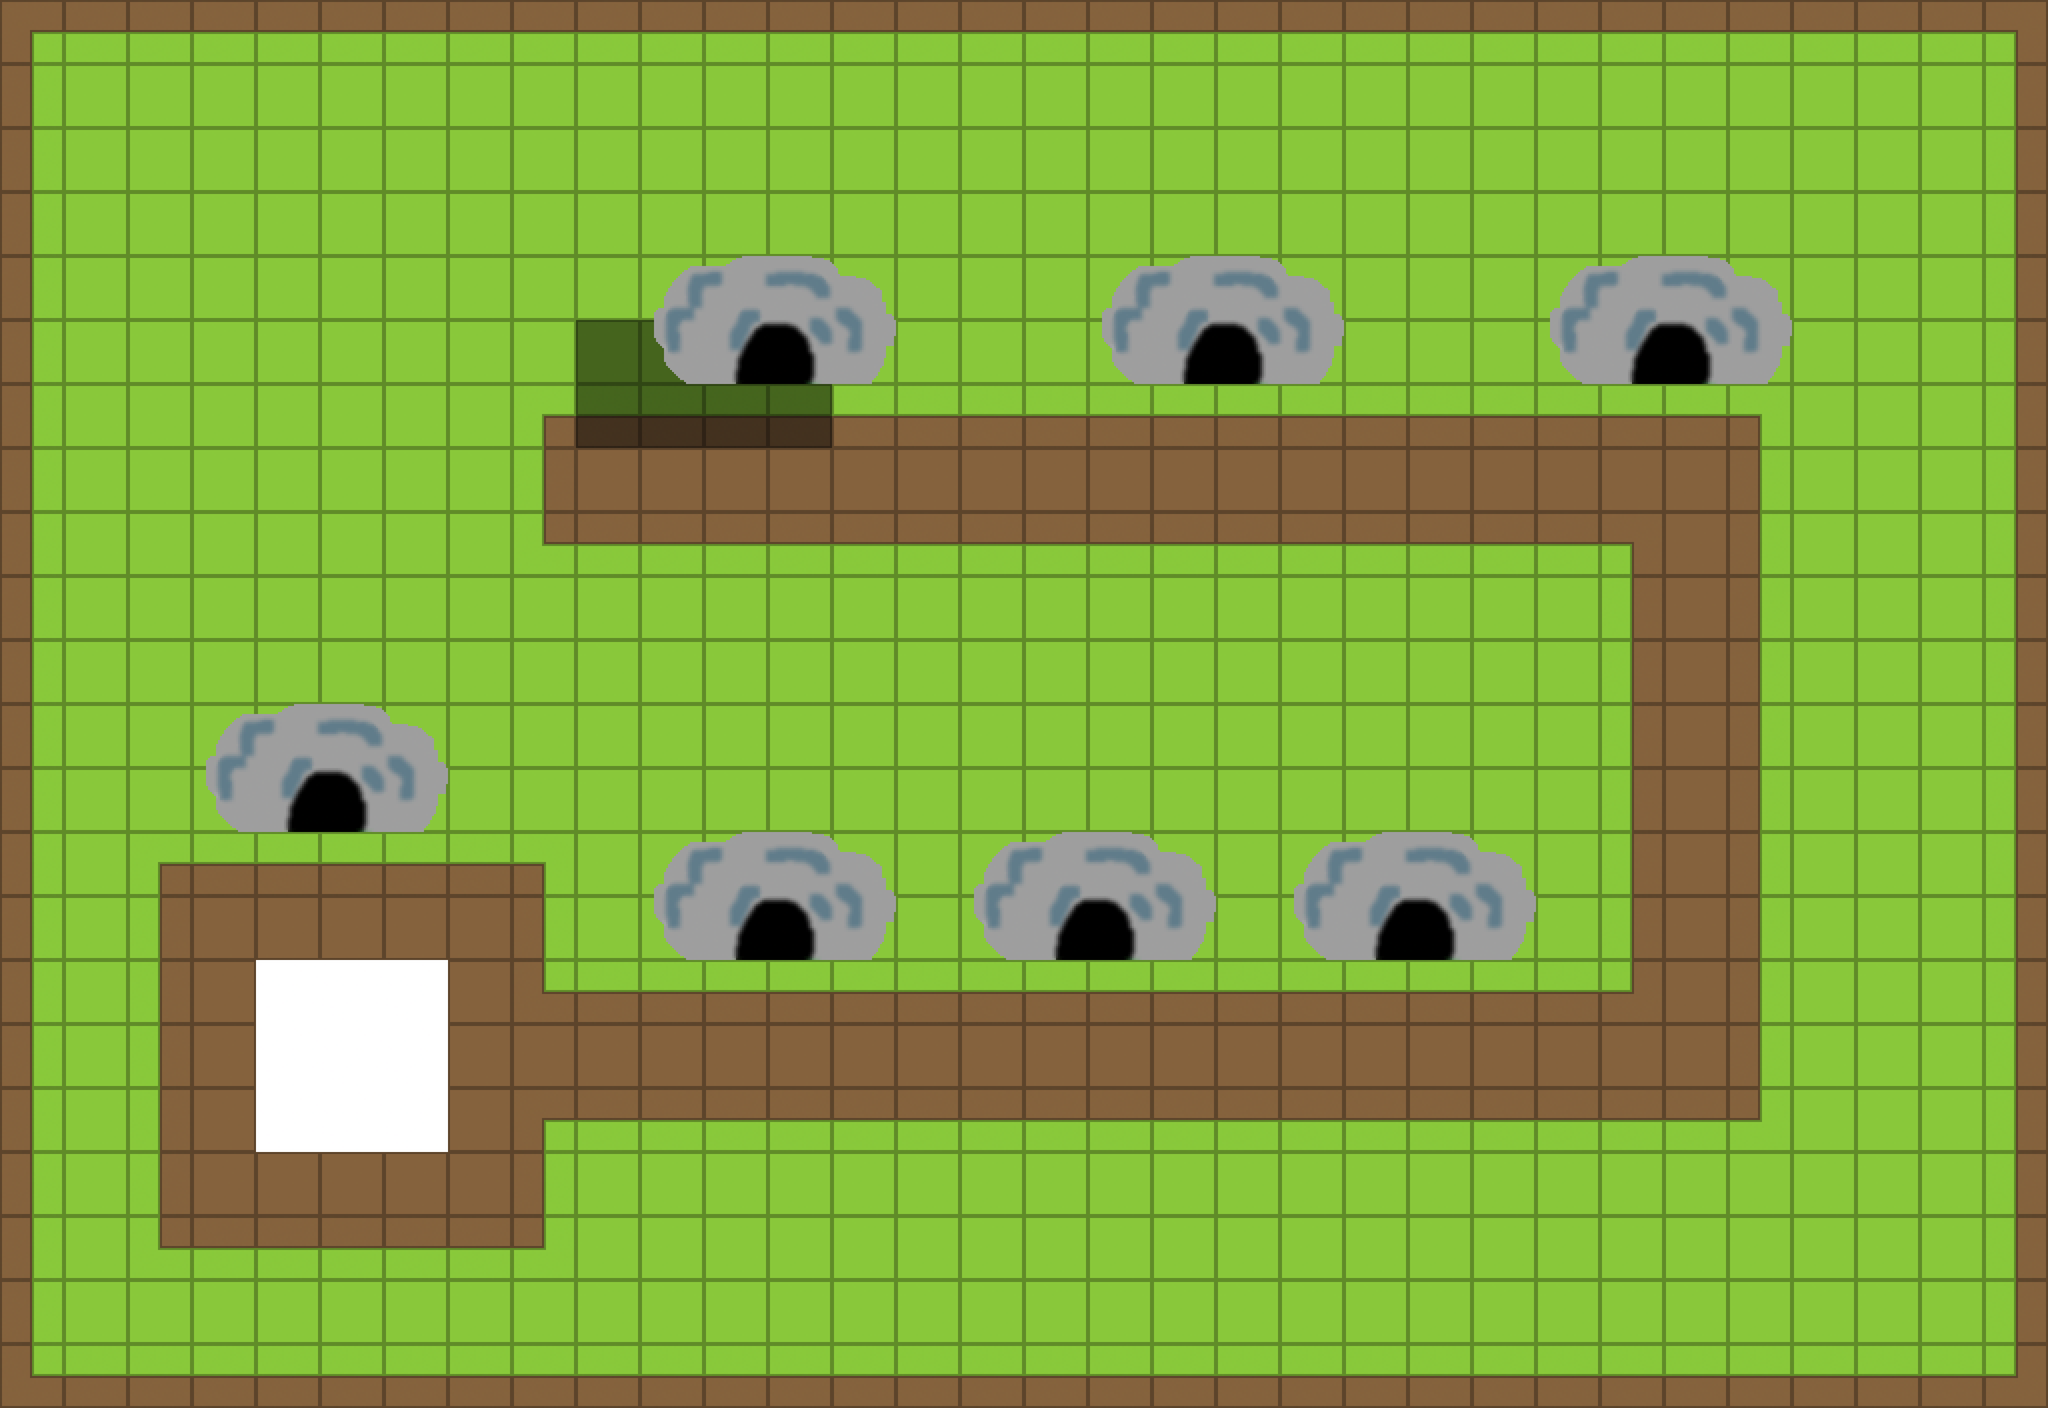

This is a level from a 2D game, rendered from its Tiled map with the project's own tilesets. A one-line summary and the complete map file follow:
An orthogonal 32x22 tile map with 128x128 px tiles, 3 tile layers (botom, shadows, top), 3 tilesets and 9 objects.

<map version="1.10" tiledversion="1.10.2" orientation="orthogonal" renderorder="right-up" width="32" height="22" tilewidth="128" tileheight="128" infinite="0" nextlayerid="10" nextobjectid="33">
 <properties>
  <property name="mapMusic" value="Music/test.mp3" />
  <property name="mapName" value="test" />
  <property name="mapTitle" value="Test Area" />
 </properties>
 <tileset firstgid="1" source="../tileSets/testTiles.tsx" />
 <tileset firstgid="17" source="../tileSets/testRock.tsx" />
 <tileset firstgid="18" source="../tileSets/Shadow.tsx" />
 <layer id="1" name="botom" width="32" height="22">
  <data encoding="csv">
10,3,3,3,3,3,3,3,3,3,3,3,3,3,3,3,3,3,3,3,3,3,3,3,3,3,3,3,3,3,3,11,
2,13,13,13,13,13,13,13,13,13,13,13,13,13,13,13,13,13,13,13,13,13,13,13,13,13,13,13,13,13,13,4,
2,13,13,13,13,13,13,13,13,13,13,13,13,13,13,13,13,13,13,13,13,13,13,13,13,13,13,13,13,13,13,4,
2,13,13,13,13,13,13,13,13,13,13,13,13,13,13,13,13,13,13,13,13,13,13,13,13,13,13,13,13,13,13,4,
2,13,13,13,13,13,13,13,13,13,13,13,13,13,13,13,13,13,13,13,13,13,13,13,13,13,13,13,13,13,13,4,
2,13,13,13,13,13,13,13,13,13,13,13,13,13,13,13,13,13,13,13,13,13,13,13,13,13,13,13,13,13,13,4,
2,13,13,13,13,13,13,13,6,1,1,1,1,1,1,1,1,1,1,1,1,1,1,1,1,1,1,7,13,13,13,4,
2,13,13,13,13,13,13,13,4,14,14,14,14,14,14,14,14,14,14,14,14,14,14,14,14,14,14,2,13,13,13,4,
2,13,13,13,13,13,13,13,5,3,3,3,3,3,3,3,3,3,3,3,3,3,3,3,3,11,14,2,13,13,13,4,
2,13,13,13,13,13,13,13,13,13,13,13,13,13,13,13,13,13,13,13,13,13,13,13,13,4,14,2,13,13,13,4,
2,13,13,13,13,13,13,13,13,13,13,13,13,13,13,13,13,13,13,13,13,13,13,13,13,4,14,2,13,13,13,4,
2,13,13,13,13,13,13,13,13,13,13,13,13,13,13,13,13,13,13,13,13,13,13,13,13,4,14,2,13,13,13,4,
2,13,13,13,13,13,13,13,13,13,13,13,13,13,13,13,13,13,13,13,13,13,13,13,13,4,14,2,13,13,13,4,
2,13,6,1,1,1,1,1,7,13,13,13,13,13,13,13,13,13,13,13,13,13,13,13,13,4,14,2,13,13,13,4,
2,13,4,14,14,14,14,14,2,13,13,13,13,13,13,13,13,13,13,13,13,13,13,13,13,4,14,2,13,13,13,4,
2,13,4,14,15,15,15,14,9,1,1,1,1,1,1,1,1,1,1,1,1,1,1,1,1,12,14,2,13,13,13,4,
2,13,4,14,15,15,15,14,14,14,14,14,14,14,14,14,14,14,14,14,14,14,14,14,14,14,14,2,13,13,13,4,
2,13,4,14,15,15,15,14,10,3,3,3,3,3,3,3,3,3,3,3,3,3,3,3,3,3,3,8,13,13,13,4,
2,13,4,14,14,14,14,14,2,13,13,13,13,13,13,13,13,13,13,13,13,13,13,13,13,13,13,13,13,13,13,4,
2,13,5,3,3,3,3,3,8,13,13,13,13,13,13,13,13,13,13,13,13,13,13,13,13,13,13,13,13,13,13,4,
2,13,13,13,13,13,13,13,13,13,13,13,13,13,13,13,13,13,13,13,13,13,13,13,13,13,13,13,13,13,13,4,
9,1,1,1,1,1,1,1,1,1,1,1,1,1,1,1,1,1,1,1,1,1,1,1,1,1,1,1,1,1,1,12
</data>
 </layer>
 <layer id="3" name="shadows" width="32" height="22" opacity="0.5">
  <data encoding="csv">
0,0,0,0,0,0,0,0,0,0,0,0,0,0,0,0,0,0,0,0,0,0,0,0,0,0,0,0,0,0,0,0,
0,0,0,0,0,0,0,0,0,0,0,0,0,0,0,0,0,0,0,0,0,0,0,0,0,0,0,0,0,0,0,0,
0,0,0,0,0,0,0,0,0,0,0,0,0,0,0,0,0,0,0,0,0,0,0,0,0,0,0,0,0,0,0,0,
0,0,0,0,0,0,0,0,0,0,0,0,0,0,0,0,0,0,0,0,0,0,0,0,0,0,0,0,0,0,0,0,
0,0,0,0,0,0,0,0,0,0,0,0,0,0,0,0,0,0,0,0,0,0,0,0,0,0,0,0,0,0,0,0,
0,0,0,0,0,0,0,0,0,18,18,0,0,0,0,0,0,0,0,0,0,0,0,0,0,0,0,0,0,0,0,0,
0,0,0,0,0,0,0,0,0,18,18,18,18,0,0,0,0,0,0,0,0,0,0,0,0,0,0,0,0,0,0,0,
0,0,0,0,0,0,0,0,0,0,0,0,0,0,0,0,0,0,0,0,0,0,0,0,0,0,0,0,0,0,0,0,
0,0,0,0,0,0,0,0,0,0,0,0,0,0,0,0,0,0,0,0,0,0,0,0,0,0,0,0,0,0,0,0,
0,0,0,0,0,0,0,0,0,0,0,0,0,0,0,0,0,0,0,0,0,0,0,0,0,0,0,0,0,0,0,0,
0,0,0,0,0,0,0,0,0,0,0,0,0,0,0,0,0,0,0,0,0,0,0,0,0,0,0,0,0,0,0,0,
0,0,0,0,0,0,0,0,0,0,0,0,0,0,0,0,0,0,0,0,0,0,0,0,0,0,0,0,0,0,0,0,
0,0,0,0,0,0,0,0,0,0,0,0,0,0,0,0,0,0,0,0,0,0,0,0,0,0,0,0,0,0,0,0,
0,0,0,0,0,0,0,0,0,0,0,0,0,0,0,0,0,0,0,0,0,0,0,0,0,0,0,0,0,0,0,0,
0,0,0,0,0,0,0,0,0,0,0,0,0,0,0,0,0,0,0,0,0,0,0,0,0,0,0,0,0,0,0,0,
0,0,0,0,0,0,0,0,0,0,0,0,0,0,0,0,0,0,0,0,0,0,0,0,0,0,0,0,0,0,0,0,
0,0,0,0,0,0,0,0,0,0,0,0,0,0,0,0,0,0,0,0,0,0,0,0,0,0,0,0,0,0,0,0,
0,0,0,0,0,0,0,0,0,0,0,0,0,0,0,0,0,0,0,0,0,0,0,0,0,0,0,0,0,0,0,0,
0,0,0,0,0,0,0,0,0,0,0,0,0,0,0,0,0,0,0,0,0,0,0,0,0,0,0,0,0,0,0,0,
0,0,0,0,0,0,0,0,0,0,0,0,0,0,0,0,0,0,0,0,0,0,0,0,0,0,0,0,0,0,0,0,
0,0,0,0,0,0,0,0,0,0,0,0,0,0,0,0,0,0,0,0,0,0,0,0,0,0,0,0,0,0,0,0,
0,0,0,0,0,0,0,0,0,0,0,0,0,0,0,0,0,0,0,0,0,0,0,0,0,0,0,0,0,0,0,0
</data>
 </layer>
 <layer id="2" name="top" width="32" height="22">
  <data encoding="csv">
0,0,0,0,0,0,0,0,0,0,0,0,0,0,0,0,0,0,0,0,0,0,0,0,0,0,0,0,0,0,0,0,
0,0,0,0,0,0,0,0,0,0,0,0,0,0,0,0,0,0,0,0,0,0,0,0,0,0,0,0,0,0,0,0,
0,0,0,0,0,0,0,0,0,0,0,0,0,0,0,0,0,0,0,0,0,0,0,0,0,0,0,0,0,0,0,0,
0,0,0,0,0,0,0,0,0,0,0,0,0,0,0,0,0,0,0,0,0,0,0,0,0,0,0,0,0,0,0,0,
0,0,0,0,0,0,0,0,0,0,0,0,0,0,0,0,0,0,0,0,0,0,0,0,0,0,0,0,0,0,0,0,
0,0,0,0,0,0,0,0,0,0,17,0,0,0,0,0,0,17,0,0,0,0,0,0,17,0,0,0,0,0,0,0,
0,0,0,0,0,0,0,0,0,0,0,0,0,0,0,0,0,0,0,0,0,0,0,0,0,0,0,0,0,0,0,0,
0,0,0,0,0,0,0,0,0,0,0,0,0,0,0,0,0,0,0,0,0,0,0,0,0,0,0,0,0,0,0,0,
0,0,0,0,0,0,0,0,0,0,0,0,0,0,0,0,0,0,0,0,0,0,0,0,0,0,0,0,0,0,0,0,
0,0,0,0,0,0,0,0,0,0,0,0,0,0,0,0,0,0,0,0,0,0,0,0,0,0,0,0,0,0,0,0,
0,0,0,0,0,0,0,0,0,0,0,0,0,0,0,0,0,0,0,0,0,0,0,0,0,0,0,0,0,0,0,0,
0,0,0,0,0,0,0,0,0,0,0,0,0,0,0,0,0,0,0,0,0,0,0,0,0,0,0,0,0,0,0,0,
0,0,0,17,0,0,0,0,0,0,0,0,0,0,0,0,0,0,0,0,0,0,0,0,0,0,0,0,0,0,0,0,
0,0,0,0,0,0,0,0,0,0,0,0,0,0,0,0,0,0,0,0,0,0,0,0,0,0,0,0,0,0,0,0,
0,0,0,0,0,0,0,0,0,0,17,0,0,0,0,17,0,0,0,0,17,0,0,0,0,0,0,0,0,0,0,0,
0,0,0,0,0,0,0,0,0,0,0,0,0,0,0,0,0,0,0,0,0,0,0,0,0,0,0,0,0,0,0,0,
0,0,0,0,0,0,0,0,0,0,0,0,0,0,0,0,0,0,0,0,0,0,0,0,0,0,0,0,0,0,0,0,
0,0,0,0,0,0,0,0,0,0,0,0,0,0,0,0,0,0,0,0,0,0,0,0,0,0,0,0,0,0,0,0,
0,0,0,0,0,0,0,0,0,0,0,0,0,0,0,0,0,0,0,0,0,0,0,0,0,0,0,0,0,0,0,0,
0,0,0,0,0,0,0,0,0,0,0,0,0,0,0,0,0,0,0,0,0,0,0,0,0,0,0,0,0,0,0,0,
0,0,0,0,0,0,0,0,0,0,0,0,0,0,0,0,0,0,0,0,0,0,0,0,0,0,0,0,0,0,0,0,
0,0,0,0,0,0,0,0,0,0,0,0,0,0,0,0,0,0,0,0,0,0,0,0,0,0,0,0,0,0,0,0
</data>
 </layer>
 <objectgroup id="6" name="coliders">
  <object id="23" x="2.56479" y="0" width="58.9901" height="2816.14" />
  <object id="24" x="5.12958" y="2754.58" width="3529.15" height="61.5549" />
  <object id="25" x="3475.29" y="2749.45" width="623.243" height="61.5549" />
  <object id="26" x="4036.98" y="-2.56479" width="58.9901" height="2803.31" />
  <object id="27" x="1405.5" y="-5.12958" width="2685.33" height="66.6845" />
  <object id="28" x="2.56479" y="-5.12958" width="1405.5" height="69.2493" />
 </objectgroup>
 <objectgroup id="7" name="warpZones">
  <object id="30" x="1482.45" y="1803.05" width="141.063" height="107.721">
   <properties>
    <property name="spawnLocation" value="test" />
    <property name="spawnX" type="int" value="256" />
    <property name="spawnY" type="int" value="256" />
   </properties>
  </object>
 </objectgroup>
 <objectgroup id="8" name="dialauge">
  <object id="32" x="1149.02" y="1659.42" width="130.804" height="125.675">
   <properties>
    <property name="dialaugeData" value="[{&quot;text&quot;:&quot;Want some&quot;, &quot;talkingSprite&quot;: &quot;troll&quot;},{&quot;text&quot;:&quot;Yes&quot;,&quot;talkingSprite&quot;:&quot;player_luhcalm&quot;,&quot;eventFunction&quot;:&quot;boom&quot;}]" />
   </properties>
  </object>
 </objectgroup>
 <objectgroup id="9" name="specialEvents">
  <object id="31" x="384.718" y="1792.79" width="633.503" height="636.067">
   <properties>
    <property name="eventFunction" value="boom" />
   </properties>
  </object>
 </objectgroup>
</map>